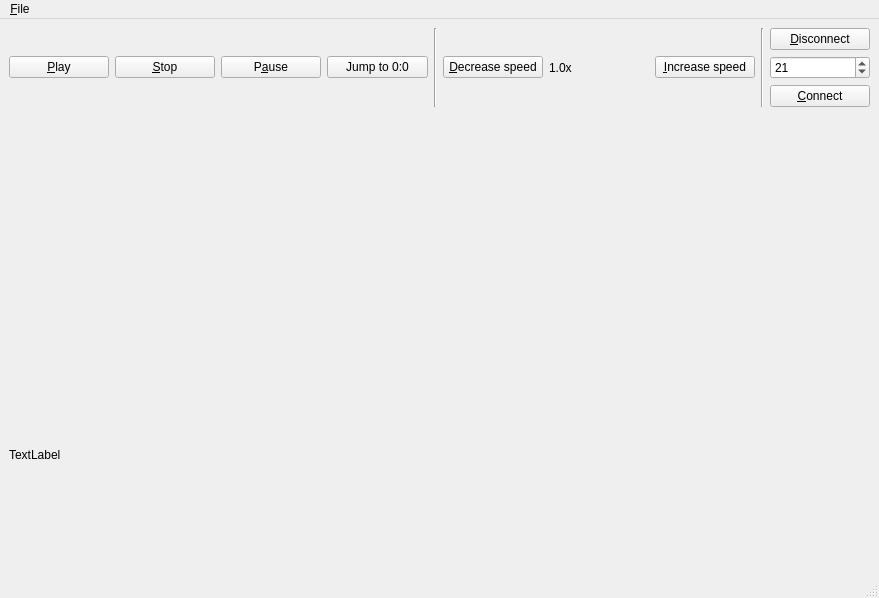
<?xml version="1.0" encoding="UTF-8"?>
<ui version="4.0">
 <class>MainWindow</class>
 <widget class="QMainWindow" name="MainWindow">
  <property name="geometry">
   <rect>
    <x>0</x>
    <y>0</y>
    <width>879</width>
    <height>598</height>
   </rect>
  </property>
  <property name="windowTitle">
   <string>DataPlayer</string>
  </property>
  <widget class="QWidget" name="centralwidget">
   <layout class="QGridLayout" name="gridLayout">
    <item row="3" column="0">
     <widget class="QWidget" name="TimeLine" native="true"/>
    </item>
    <item row="2" column="0">
     <layout class="QVBoxLayout" name="verticalLayout">
      <item>
       <layout class="QHBoxLayout" name="horizontalLayout">
        <item>
         <widget class="QPushButton" name="buttonPlay">
          <property name="text">
           <string>&amp;Play</string>
          </property>
         </widget>
        </item>
        <item>
         <widget class="QPushButton" name="buttonStop">
          <property name="text">
           <string>&amp;Stop</string>
          </property>
         </widget>
        </item>
        <item>
         <widget class="QPushButton" name="buttonPause">
          <property name="text">
           <string>P&amp;ause</string>
          </property>
         </widget>
        </item>
        <item>
         <widget class="QPushButton" name="buttonJumpStart">
          <property name="text">
           <string>Jump to 0:0</string>
          </property>
         </widget>
        </item>
        <item>
         <widget class="Line" name="line_2">
          <property name="orientation">
           <enum>Qt::Vertical</enum>
          </property>
         </widget>
        </item>
        <item>
         <widget class="QPushButton" name="buttonDecreaseSpeed">
          <property name="text">
           <string>&amp;Decrease speed</string>
          </property>
         </widget>
        </item>
        <item>
         <widget class="QLabel" name="labelPlaybackSpeed">
          <property name="text">
           <string>1.0x</string>
          </property>
         </widget>
        </item>
        <item>
         <widget class="QPushButton" name="buttonIncreaseSpeed">
          <property name="text">
           <string>&amp;Increase speed</string>
          </property>
         </widget>
        </item>
        <item>
         <widget class="Line" name="line">
          <property name="orientation">
           <enum>Qt::Vertical</enum>
          </property>
         </widget>
        </item>
        <item>
         <layout class="QVBoxLayout" name="verticalLayout_connection">
          <item>
           <widget class="QPushButton" name="buttonDisconnect">
            <property name="text">
             <string>&amp;Disconnect</string>
            </property>
           </widget>
          </item>
          <item>
           <widget class="QSpinBox" name="spinBoxExerciseId">
            <property name="maximum">
             <number>255</number>
            </property>
            <property name="value">
             <number>21</number>
            </property>
           </widget>
          </item>
          <item>
           <widget class="QPushButton" name="buttonConnect">
            <property name="text">
             <string>&amp;Connect</string>
            </property>
           </widget>
          </item>
         </layout>
        </item>
       </layout>
      </item>
     </layout>
    </item>
    <item row="4" column="0">
     <widget class="QLabel" name="preciseTime">
      <property name="text">
       <string>TextLabel</string>
      </property>
     </widget>
    </item>
   </layout>
  </widget>
  <widget class="QMenuBar" name="menubar">
   <property name="geometry">
    <rect>
     <x>0</x>
     <y>0</y>
     <width>879</width>
     <height>21</height>
    </rect>
   </property>
   <widget class="QMenu" name="menuFile">
    <property name="title">
     <string>&amp;File</string>
    </property>
    <addaction name="actionOpenFile"/>
   </widget>
   <addaction name="menuFile"/>
  </widget>
  <widget class="QStatusBar" name="statusBar"/>
  <action name="actionOpenFile">
   <property name="text">
    <string>&amp;Open</string>
   </property>
  </action>
  <action name="actionAlter_connection">
   <property name="text">
    <string>Alter connection</string>
   </property>
  </action>
 </widget>
 <resources/>
 <connections/>
</ui>
